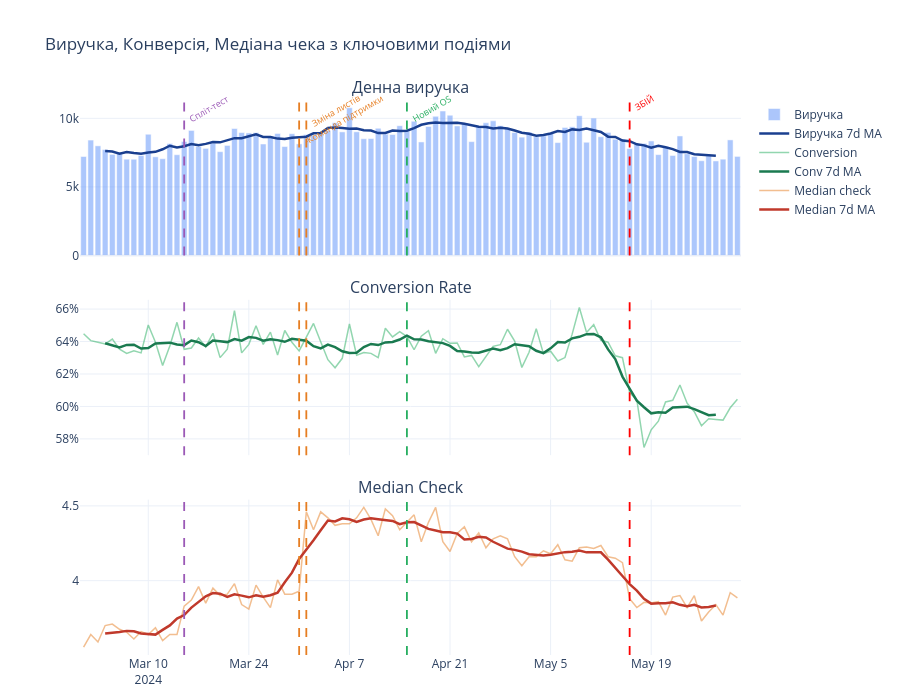

The cell this chart's notebook holds for it:
### Markdown cell above
**Додаткова перевірка — gap між першим платежем і reg_date:**

- Gap розподілений від -91 до +91 днів, медіана = -6 днів
- 56% юзерів мають перший платіж ДО reg_date
- Висновок: `date_created` в registrations — імовірно дата оновлення
  профілю або синхронізації, а не реєстрації
- Для нашого аналізу це не критично — використовуємо regs
  тільки як таблицю статичних атрибутів юзера

### Code cell
events = [
    ('2024-03-15', 'Спліт-тест',          '#9B59B6'),
    ('2024-03-31', '-Команда підтримки',   '#E67E22'),
    ('2024-04-01', 'Зміна листів',         '#E67E22'),
    ('2024-04-15', 'Новий OS',             '#27AE60'),
    ('2024-05-16', 'ЗБІЙ',                 'red'),
]

fig = make_subplots(
    rows=3, cols=1,
    subplot_titles=['Денна виручка', 'Conversion Rate', 'Median Check'],
    vertical_spacing=0.08,
    shared_xaxes=True
)

# Виручка
fig.add_trace(go.Bar(
    x=daily['date'], y=daily['revenue'],
    name='Виручка', marker_color='#5B8FF9', opacity=0.5
), row=1, col=1)
fig.add_trace(go.Scatter(
    x=daily['date'],
    y=daily['revenue'].rolling(7, center=True).mean(),
    name='Виручка 7d MA', line=dict(color='#1a3f8f', width=2.5)
), row=1, col=1)

# Conversion
fig.add_trace(go.Scatter(
    x=daily['date'], y=daily['conversion'],
    name='Conversion', line=dict(color='#27AE60', width=1.5), opacity=0.5
), row=2, col=1)
fig.add_trace(go.Scatter(
    x=daily['date'],
    y=daily['conversion'].rolling(7, center=True).mean(),
    name='Conv 7d MA', line=dict(color='#1a7a50', width=2.5)
), row=2, col=1)

# Median check
fig.add_trace(go.Scatter(
    x=daily['date'], y=daily['median_check'],
    name='Median check', line=dict(color='#E67E22', width=1.5), opacity=0.5
), row=3, col=1)
fig.add_trace(go.Scatter(
    x=daily['date'],
    y=daily['median_check'].rolling(7, center=True).mean(),
    name='Median 7d MA', line=dict(color='#c0392b', width=2.5)
), row=3, col=1)

# Події
for date, label, color in events:
    fig.add_vline(x=date, line_dash='dash', line_color=color, line_width=1.8)
    fig.add_annotation(
        x=date, y=1.02, xref='x', yref='paper',
        text=label, showarrow=False,
        font=dict(size=9, color=color),
        textangle=-30, xanchor='left'
    )

fig.update_yaxes(tickformat='.0%', row=2, col=1)
fig.update_layout(
    height=700,
    title='Виручка, Конверсія, Медіана чека з ключовими подіями',
    template='plotly_white',
    margin=dict(t=100, b=40)
)
fig.show()
